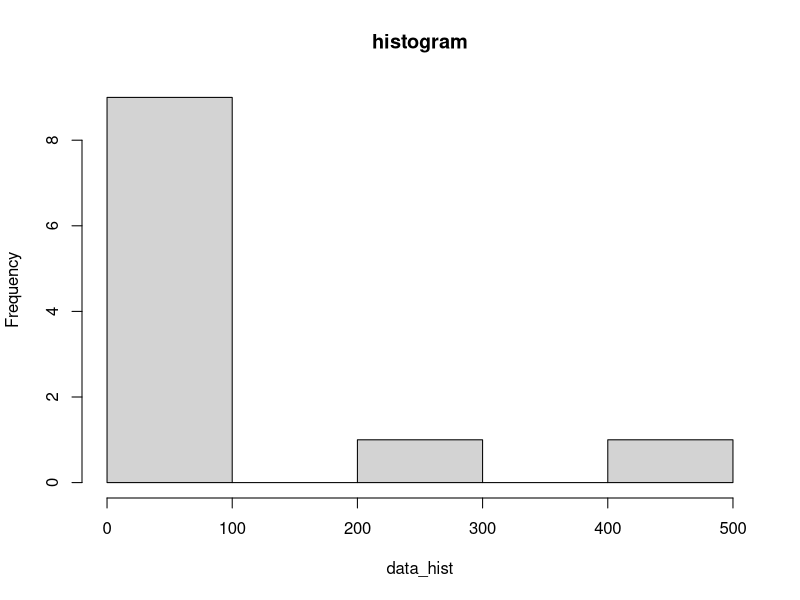
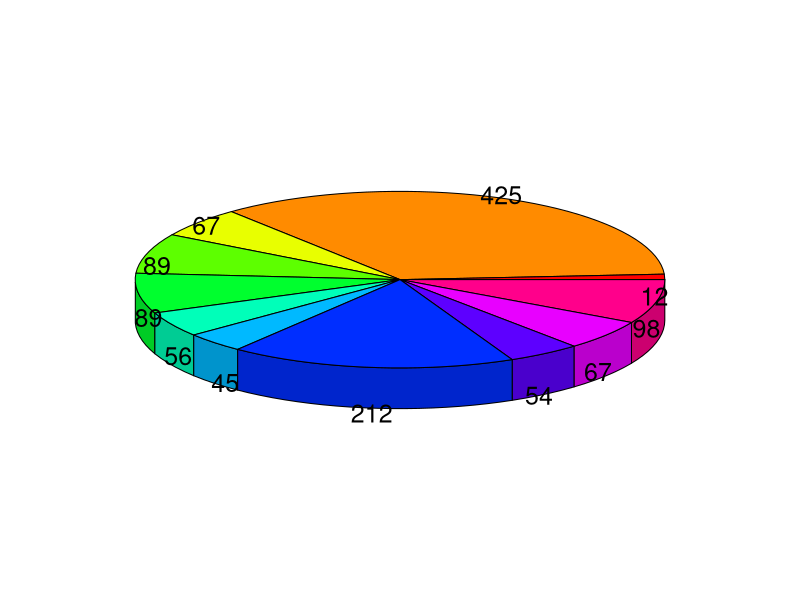
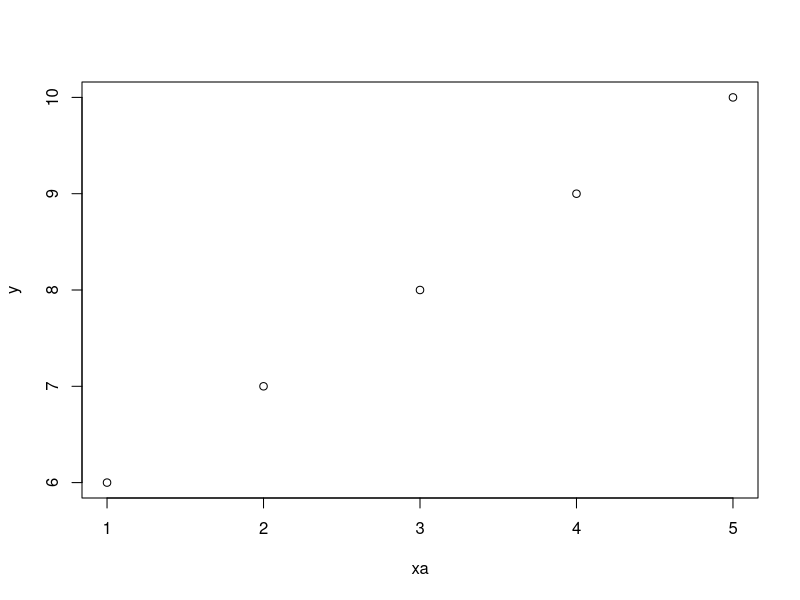
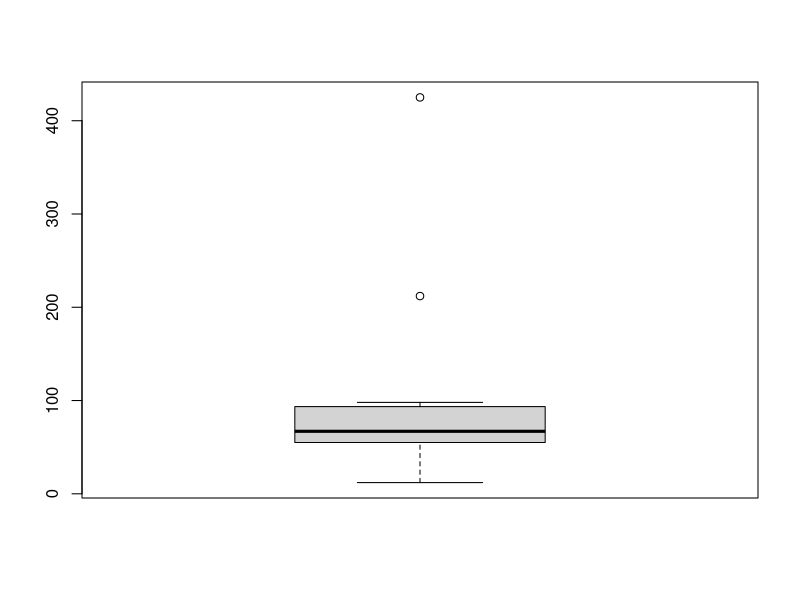

Write the R code that produced these figures, in order.
#plotting data
data_hist = c(12,425,67,89,89,56,45,212,54,67,98)
hist(data_hist,main="histogram")
#pie3d
library(plotrix)
data_pie = c(12,425,67,89,89,56,45,212,54,67,98)
labs = c(12,425,67,89,89,56,45,212,54,67,98)
pie3D(data_pie,radius = 1.3,labels = labs)
#scatter plot
x = c(1,2,3,4,5)
y = c(6,7,8,9,10)
plot(x,y,xlab='xa')

data_vox = c(12,425,67,89,89,56,45,212,54,67,98)
boxplot(data_vox)